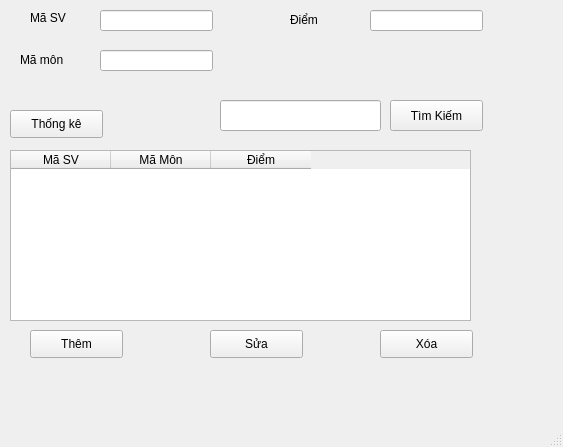
<?xml version="1.0" encoding="UTF-8"?>
<ui version="4.0">
 <class>MainWindow</class>
 <widget class="QMainWindow" name="MainWindow">
  <property name="geometry">
   <rect>
    <x>0</x>
    <y>0</y>
    <width>563</width>
    <height>447</height>
   </rect>
  </property>
  <property name="windowTitle">
   <string>MainWindow</string>
  </property>
  <widget class="QWidget" name="centralwidget">
   <widget class="QLineEdit" name="txtMaMon">
    <property name="geometry">
     <rect>
      <x>100</x>
      <y>50</y>
      <width>113</width>
      <height>21</height>
     </rect>
    </property>
   </widget>
   <widget class="QPushButton" name="btnAdd">
    <property name="geometry">
     <rect>
      <x>30</x>
      <y>330</y>
      <width>93</width>
      <height>28</height>
     </rect>
    </property>
    <property name="text">
     <string>Thêm</string>
    </property>
   </widget>
   <widget class="QPushButton" name="btnSearch">
    <property name="geometry">
     <rect>
      <x>390</x>
      <y>100</y>
      <width>93</width>
      <height>31</height>
     </rect>
    </property>
    <property name="text">
     <string>Tìm Kiếm</string>
    </property>
   </widget>
   <widget class="QLineEdit" name="txtDiem">
    <property name="geometry">
     <rect>
      <x>370</x>
      <y>10</y>
      <width>113</width>
      <height>21</height>
     </rect>
    </property>
   </widget>
   <widget class="QLabel" name="label_2">
    <property name="geometry">
     <rect>
      <x>20</x>
      <y>50</y>
      <width>71</width>
      <height>20</height>
     </rect>
    </property>
    <property name="font">
     <font>
      <pointsize>9</pointsize>
     </font>
    </property>
    <property name="text">
     <string>Mã môn</string>
    </property>
   </widget>
   <widget class="QPushButton" name="btnDelete">
    <property name="geometry">
     <rect>
      <x>380</x>
      <y>330</y>
      <width>93</width>
      <height>28</height>
     </rect>
    </property>
    <property name="text">
     <string>Xóa</string>
    </property>
   </widget>
   <widget class="QLineEdit" name="txtTK">
    <property name="geometry">
     <rect>
      <x>220</x>
      <y>100</y>
      <width>161</width>
      <height>31</height>
     </rect>
    </property>
   </widget>
   <widget class="QTableWidget" name="tb_SinhVien">
    <property name="geometry">
     <rect>
      <x>10</x>
      <y>150</y>
      <width>461</width>
      <height>171</height>
     </rect>
    </property>
    <column>
     <property name="text">
      <string>Mã SV</string>
     </property>
    </column>
    <column>
     <property name="text">
      <string>Mã Môn</string>
     </property>
    </column>
    <column>
     <property name="text">
      <string>Điểm</string>
     </property>
    </column>
   </widget>
   <widget class="QLabel" name="label">
    <property name="geometry">
     <rect>
      <x>30</x>
      <y>10</y>
      <width>55</width>
      <height>16</height>
     </rect>
    </property>
    <property name="font">
     <font>
      <pointsize>9</pointsize>
     </font>
    </property>
    <property name="text">
     <string>Mã SV</string>
    </property>
   </widget>
   <widget class="QPushButton" name="btnUpdate">
    <property name="geometry">
     <rect>
      <x>210</x>
      <y>330</y>
      <width>93</width>
      <height>28</height>
     </rect>
    </property>
    <property name="text">
     <string>Sửa</string>
    </property>
   </widget>
   <widget class="QLineEdit" name="txtMaSV">
    <property name="geometry">
     <rect>
      <x>100</x>
      <y>10</y>
      <width>113</width>
      <height>21</height>
     </rect>
    </property>
   </widget>
   <widget class="QLabel" name="label_3">
    <property name="geometry">
     <rect>
      <x>290</x>
      <y>10</y>
      <width>91</width>
      <height>20</height>
     </rect>
    </property>
    <property name="font">
     <font>
      <pointsize>9</pointsize>
     </font>
    </property>
    <property name="text">
     <string>Điểm</string>
    </property>
   </widget>
   <widget class="QPushButton" name="btnThongKe">
    <property name="geometry">
     <rect>
      <x>10</x>
      <y>110</y>
      <width>93</width>
      <height>28</height>
     </rect>
    </property>
    <property name="text">
     <string>Thống kê</string>
    </property>
   </widget>
  </widget>
  <widget class="QMenuBar" name="menubar">
   <property name="geometry">
    <rect>
     <x>0</x>
     <y>0</y>
     <width>563</width>
     <height>26</height>
    </rect>
   </property>
  </widget>
  <widget class="QStatusBar" name="statusbar"/>
 </widget>
 <resources/>
 <connections/>
</ui>
